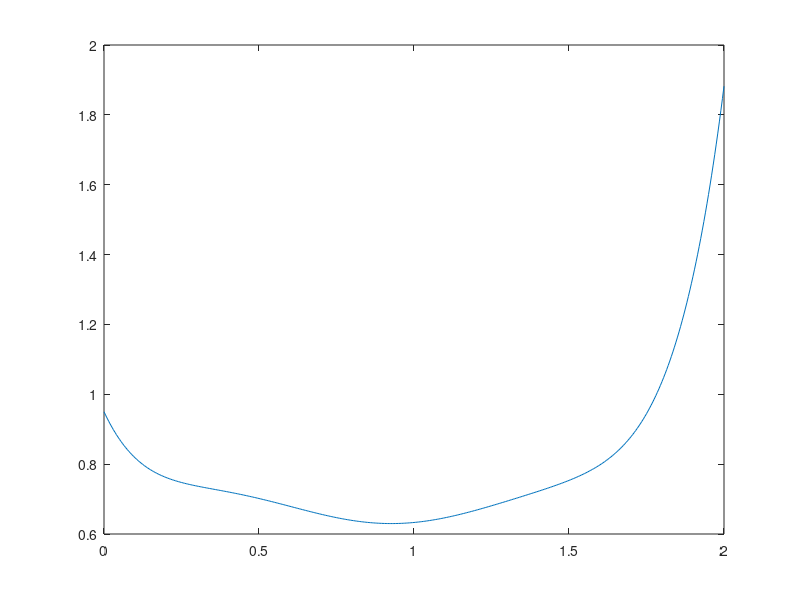

MATLAB code for this plot:
clc;clear;close all;
x=0:0.005:2;
y=1.231*x.^6-6.705*x.^5+14.061*x.^4-14.113*x.^3+7.109*x.^2-1.900*x+0.950;
if y>1
    y=1;
end
plot(x,y);

xt=x';
yt=y';